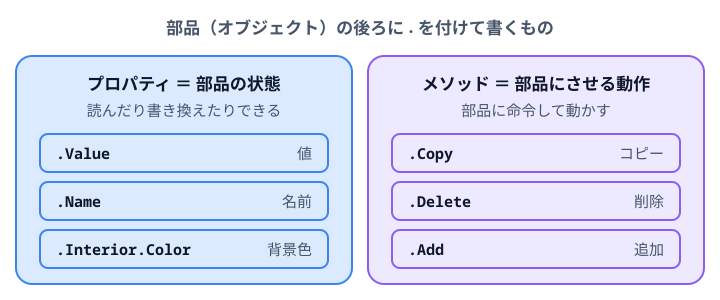

Here is the Python script that generated this plot:
"""4-1: オブジェクトの 2 種類の要素。プロパティ（状態）とメソッド（動作）を左右に分ける（SPLITTING）。

キャンバスを表示幅（720px）にして、座標と字の大きさを表示どおりにしている。
"""
import sys
sys.path.insert(0, "/Users/seekseep/.claude/skills/genfig")
from genfig import Canvas

c = Canvas(720, 300)
c.text(360, 34, "部品（オブジェクト）の後ろに . を付けて書くもの", scale="label")

groups = [
    (16, "blue", "プロパティ ＝ 部品の状態", "読んだり書き換えたりできる",
     [(".Value", "値"), (".Name", "名前"), (".Interior.Color", "背景色")]),
    (368, "purple", "メソッド ＝ 部品にさせる動作", "部品に命令して動かす",
     [(".Copy", "コピー"), (".Delete", "削除"), (".Add", "追加")]),
]
for x, color, head, sub, rows in groups:
    w = 336
    c.sticky(x, 56, w, 228, color=color, weight="thin")
    c.text(x + w / 2, 90, head, scale="label", fill="#0f172a")
    c.text(x + w / 2, 116, sub, scale="body")
    for i, (code, meaning) in enumerate(rows):
        y = 134 + i * 48
        c.sticky(x + 24, y, w - 48, 38, color=color, rx=8, weight="thin")
        c.text(x + 40, y + 25, code, scale="body", font="technical", weight="700",
               fill="#0f172a", align="left")
        c.text(x + w - 40, y + 25, meaning, scale="body", align="right")
c.save("03-property-method.svg")
